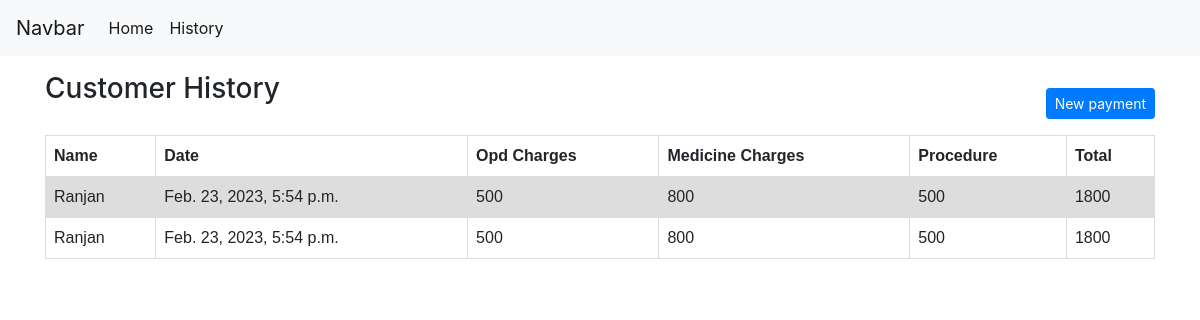
/paymenthistory (signed in), run on the app's committed database.
### website/models.py (models this page shows, shortened)
class payment(models.Model):
    opd = models.IntegerField( null =True, blank= True)
    med = models.IntegerField(null =True, blank= True)
    procedure = models.IntegerField( null =True, blank= True)
    status = models.CharField(max_length=10, choices=STATUS_CHOICES, default='no')
    Customer_info = models.ForeignKey(Customer, on_delete=models.CASCADE, related_name='payments')
    total = models.IntegerField(null =True, blank= True)
    date = models.DateTimeField(default=timezone.now)

class Customer(models.Model):
    user = models.ForeignKey(User, on_delete=models.PROTECT, null =True, blank=True)
    name = models.CharField( max_length=50)
    dt = models.DateTimeField(default=timezone.now)
    def __str__(self):
        return self.name

### website/views.py (the view)
# urls.py: path('paymenthistory', views.paymentHistory, name='paymentHistory' ),
def paymentHistory(request):
    obj = Customer.objects.filter(user=request.user).last()
    paymenthistory = payment.objects.filter(
        Customer_info=obj).order_by('-date')
    return render(request, 'user.html', {"payment": paymenthistory})

### website/Templates/user.html (shortened to what this page needs)
{% include 'base.html' %}
<!DOCTYPE html>
<html>
<head>
  <link rel="stylesheet" href="https://cdn.jsdelivr.net/npm/bootstrap@4.3.1/dist/css/bootstrap.min.css">
</head>
<body>
  <div class ="container my-3">
    <div class="d-flex" style ="justify-content: space-between">
      <h3>Customer History</h3>
      <a class="btn btn-primary btn-sm my-3" href="{% url 'register' %}" role="button">New payment</a>
    </div>
    <table>
      <tr>
        <th>Name</th>
        <th> Date</th>
        <th>Opd Charges</th>
        <th> Medicine Charges</th>
        <th> Procedure</th>
        <th> Total</th>
      </tr>
        {% for i in payment %}
        <tr class = "center">
          <td>{{i.Customer_info}} </td>
          <td>{{i.date}} </td>
          <td>{{i.opd}} </td>
          <td>{{i.med}} </td>
          <td>{{i.procedure}} </td>
          <td>{{i.total}} </td>
        </tr>
        {% endfor%}
    </table>
  </div>
</body>
</html>

### website/Templates/base.html (shortened to what this page needs)
{% load static %}
<!doctype html>
<html lang="en">
  <head>
    <link rel="stylesheet" href="https://cdn.jsdelivr.net/npm/bootstrap@4.3.1/dist/css/bootstrap.min.css">
  </head>
  <body>
    <nav class="navbar navbar-expand-lg navbar-light bg-light">
        <a class="navbar-brand" href="#">Navbar</a>
        <div class="collapse navbar-collapse" id="navbarSupportedContent">
          <ul class="navbar-nav mr-auto">
            <li class="nav-item active">
              <a class="nav-link" href="home">Home <span class="sr-only">(current)</span></a>
            </li>
            <li class="nav-item active">
              <a class="nav-link" href="user">History </a>
            </li>
          </ul>
        </div>
    </nav>
  </body>
</html>

### website/Templates/user.html (style rules this page uses)
table { font-family: arial, sans-serif; border-collapse: collapse; width: 100%; }
td, th { border: 1px solid #dddddd; text-align: left; padding: 8px; }
tr:nth-child(even) { background-color: #dddddd; }

### data on the page
payment: Customer_info "Ranjan", date "Feb. 23, 2023, 5:54 p.m.", opd "500", med "800", procedure "500", total "1800"
payment: Customer_info "Ranjan", date "Feb. 23, 2023, 5:54 p.m.", opd "500", med "800", procedure "500", total "1800"
